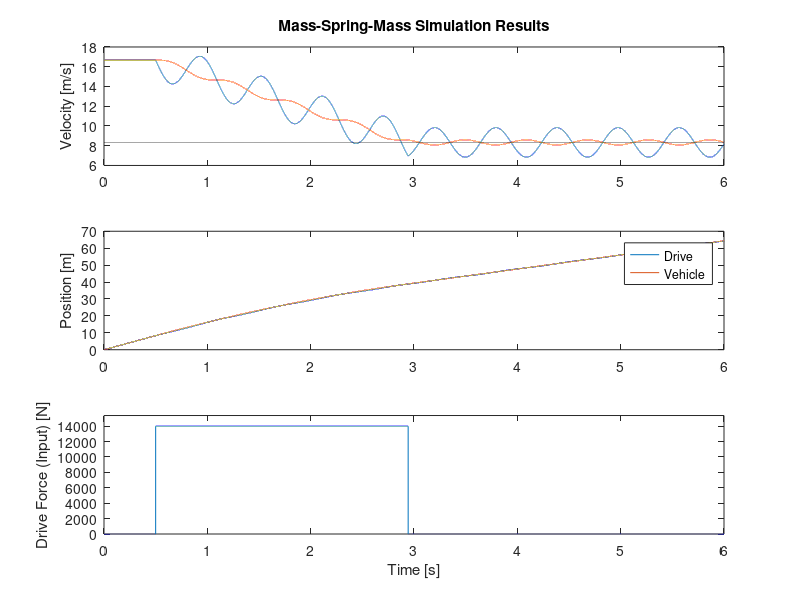

MATLAB code for this plot:
clear all; close all; clc;

pkg load control  # Ocatave specific

### Model Parameters
vInitial = 60 / 3.6; % m/s
vFinal = 30 / 3.6; % m/s
lengthRope = 120; % M
mVehicle = 3500; % kg
mDrive = 600; % kg

##kRope = 13402517.3; # Wire
kRope = 6935401.117; # Polymer 
kRope /= lengthRope; # Account for length of rope


tStep = 1/10000;
tFinal = 6;

fMax = 13982.6087; #Barrier Dynamic Model, Cell 

### State Space Model
A = zeros(4);
A([1:2],[3:4]) = [-kRope/mDrive, kRope/mDrive;
                 kRope/mVehicle, -kRope/mVehicle];    
A([3:4],[1:2]) = eye(2);

B = zeros(4,1);
B(1) = -1/mDrive;

# Assume we can see full state or get it with estimator
C = eye(4);
D = 0;       

#Compose Model
G = ss(A, B, C, D);
names = {'V_d', 'V_v','X_d','X_v'};
G.stname = names;
G.outputname = names;

#Compute the energy to take out of the system via Impulse-Momentum Equation.
energyOut = (mVehicle + mDrive) * (vInitial - vFinal);

#Time to remove energy at constant force
tImpulse = energyOut / (fMax);
iImpulse = round(tImpulse / tStep); #index


T = 0:tStep:tFinal;
U = zeros(size(T));

uOffset = round(.5 / tStep);
# Apply Maximum Force "on-off"
U(uOffset + [1:iImpulse]) = fMax;

# Initial Conditions
x0 = [vInitial, vInitial, 0, 0];

#Simulate using Octave linear simulator for state space systems
##lsim(G, U, T, x0);

[Y, T, X] = lsim(G, U, T, x0);


### Plot results 

figure()

subplot(311)
plot(T, Y(:, 1))
hold on
plot(T, Y(:, 2))
plot(T, vFinal * ones(size(T)), '--k')
ylabel('Velocity [m/s]')

title('Mass-Spring-Mass Simulation Results')

subplot(312)
plot(T, Y(:, 3))
hold on
plot(T, Y(:, 4))
ylabel('Position [m]')

legend('Drive', 'Vehicle')

subplot(313)
plot(T, U)
xlabel('Time [s]')
ylabel('Drive Force (Input) [N]')
ylim([0, 1.1*max(U)])